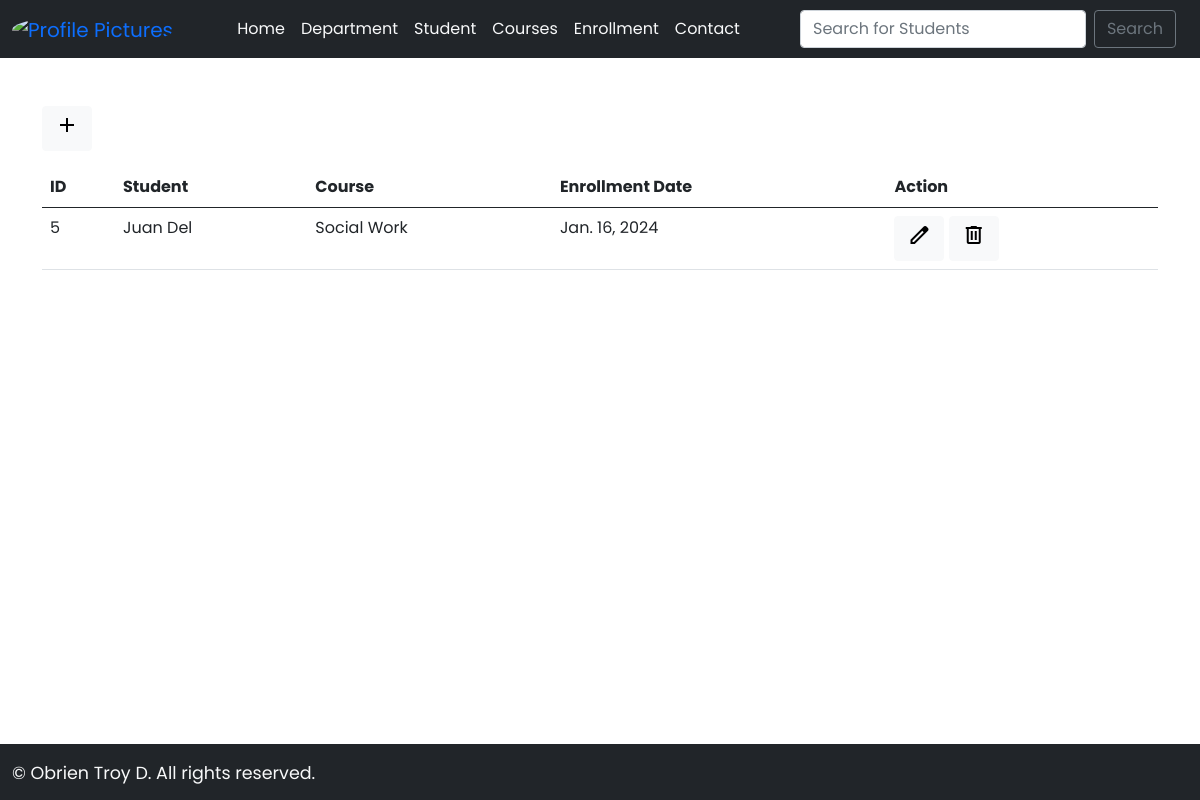
The app's page /enrollment with its own data.
### myapp/models.py (models this page shows, shortened)
class Enrollment(models.Model):
    student = models.ForeignKey(Student, on_delete=models.CASCADE)
    course = models.ForeignKey(Course, on_delete=models.CASCADE)
    enrollment_date = models.DateField()

class Student(models.Model):
    first_name = models.CharField(max_length=50)
    last_name = models.CharField(max_length=50)
    birth_date = models.DateField(null=True, blank=True)
    department = models.ForeignKey(Department, on_delete=models.CASCADE)
    def __str__(self):
        return self.first_name + ' ' + self.last_name

class Course(models.Model):
    name = models.CharField(max_length=100)
    department = models.ForeignKey(Department, on_delete=models.CASCADE)
    def __str__(self):
        return self.name

### myapp/views.py (the view)
# urls.py: path('enrollment', views.enrollment, name='enrollment'),
def enrollment(request):
  enrollment_list = Enrollment.objects.all()
  context = {'enrollment_list': enrollment_list}
  return render(request, 'enrollment.html', context)

### myapp/templates/enrollment.html (shortened to what this page needs)
{% extends "base.html" %} {% load static %} {% block body %}
<div class="container mt-4">
  <div class="row justify-content-center">
    <div class="col-md-16">
      <a href="{% url 'add-enrollment' %}"
        ><button type="button" class="btn btn-light mb-3">
          <span class="material-symbols-outlined">
            </span>
        </button></a
      >
      <table class="table table-hover">
        <thead>
          <tr>
            <th scope="col">ID</th>
            <th scope="col">Student</th>
            <th scope="col">Course</th>
            <th scope="col">Enrollment Date</th>
            <th scope="col">Action</th>
          </tr>
        </thead>
        <tbody>
          {% for enrollment in enrollment_list %}
          <tr>
            <td>{{ enrollment.id }}</td>
            <td>{{ enrollment.student }}</td>
            <td>{{ enrollment.course }}</td>
            <td>{{ enrollment.enrollment_date}}</td>
            <td>
              <a href="{% url 'edit-enrollment' enrollment.id %}"
                ><button type="button" class="btn btn-light"><span class="material-symbols-outlined">
                  </span></button></a
              >
              <a href="{% url 'delete-enrollment' enrollment.id %}"
                ><button type="button" class="btn btn-light"><span class="material-symbols-outlined">
                  </span></button></a
              >
            </td>
          </tr>
          {% endfor %}
        </tbody>
      </table>
    </div>
  </div>
</div>
{% endblock %}

### myapp/templates/base.html (style rules this page uses)
* { font-family: 'Poppins', sans-serif; }

### records on screen
Enrollment: id "5", student "Juan Del", course "Social Work", enrollment_date "Jan. 16, 2024"
